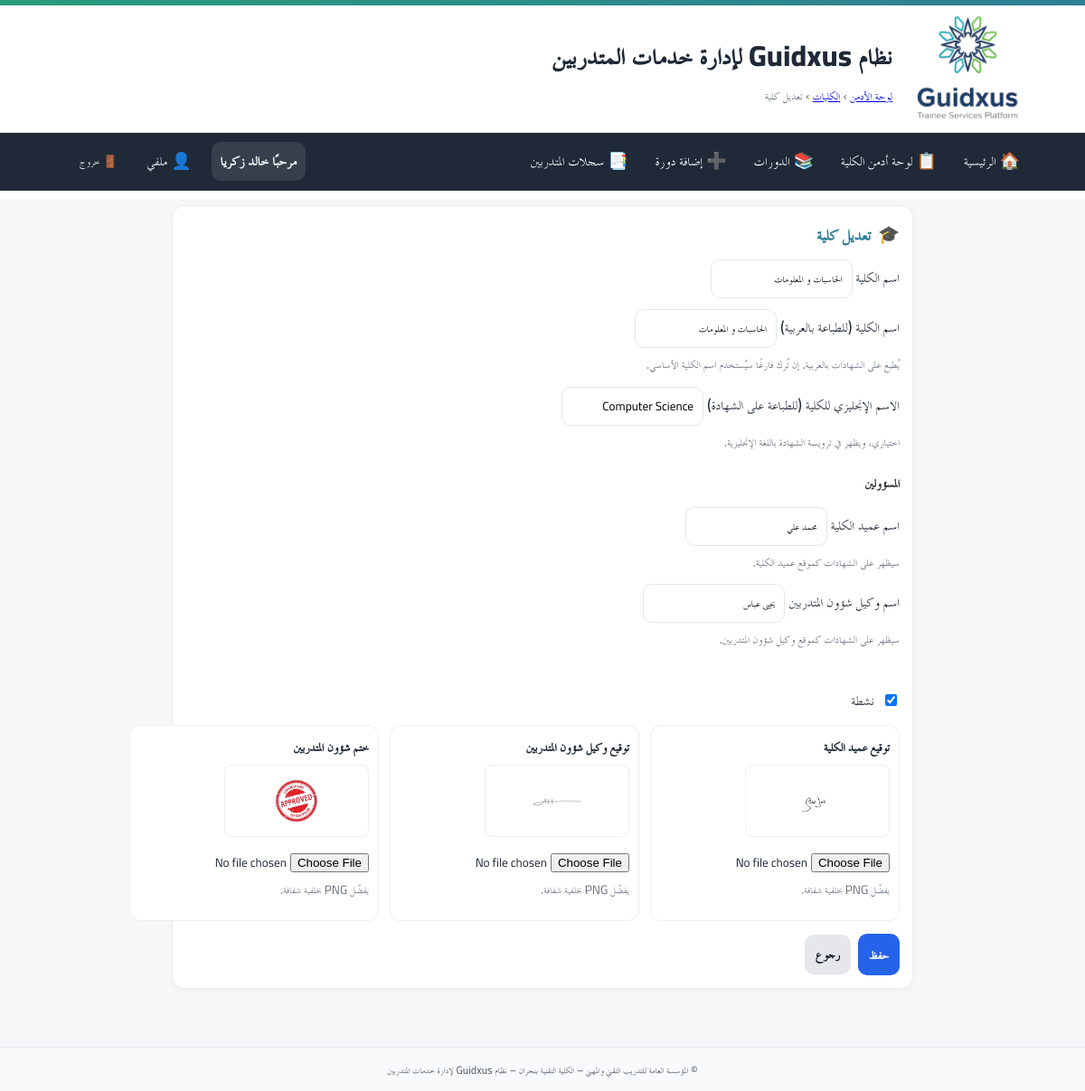
Page /admin/colleges/1/edit (signed in) on the committed database.
### app/models.py (models this page shows)
class User(Base):
    __tablename__ = "users"
    id = Column(Integer, primary_key=True, autoincrement=True)
    full_name = Column(String(255), nullable=False)
    username = Column(String(100), unique=True, nullable=False, index=True)
    password_hash = Column(String(255), nullable=False)
    is_admin = Column(Boolean, default=False, nullable=False)   # سوبر أدمن (صلاحيات كاملة)
    is_college_admin = Column(Boolean, default=False, nullable=False)  # أدمن كلية (صلاحيات في نطاق كلية واحدة)
    college_admin_college = Column(String(255), nullable=True)  # الكلية التي يديرها أدمن الكلية
    is_hod = Column(Boolean, default=False, nullable=False)      # رئيس قسم؟
    is_doc = Column(Boolean, default=False, nullable=False)      # 👈 طبيب الكلية (جديد)
    hod_college = Column(String(255), nullable=True)             # كلية رئيس القسم (إن وُجد)
    is_active = Column(Boolean, default=True, nullable=False)
    must_change_password = Column(Boolean, default=True, nullable=False)  # يجب تغيير كلمة المرور عند أول دخول
    created_at = Column(DateTime, server_default=func.now(), nullable=False)
    updated_at = Column(DateTime, onupdate=func.now())
    headed_departments = relationship(
        "Department",
        back_populates="head_user",
        foreign_keys="Department.head_user_id",
        lazy="selectin",
    )

class College(Base):
    __tablename__ = "colleges"
    id = Column(Integer, primary_key=True, index=True)
    name = Column(String(255), nullable=False)
    name_en = Column(String(255), nullable=True)                 # إنجليزي للطباعة
    name_print_ar = Column(String(255), nullable=True)           # عربي للطباعة (جديد)
    dean_name = Column(String(255), nullable=True)
    vp_students_name = Column(String(255), nullable=True)
    vp_trainers_name = Column(String(255), nullable=True)
    dean_sign_path = Column(Text, nullable=True)
    vp_students_sign_path = Column(Text, nullable=True)
    students_affairs_stamp_path = Column(Text, nullable=True)
    is_active = Column(Boolean, nullable=False, default=False)
    created_at = Column(DateTime, server_default=func.now(), nullable=False)
    updated_at = Column(DateTime, server_default=func.now(), onupdate=func.now(), nullable=False)

### app/routers/admin_colleges.py (the view)
@router.get("/{cid}/edit")
def college_edit_form(
    cid: int,
    request: Request,
    admin=Depends(require_admin),
    db: Session = Depends(get_db),
):
    item = db.get(College, cid)
    if not item:
        raise HTTPException(status_code=404, detail="الكلية غير موجودة")
    cu = get_current_user(request, db)
    if cu and cu.is_college_admin and cu.college_admin_college and normalize(item.name) != normalize(cu.college_admin_college):
        raise HTTPException(status_code=status.HTTP_403_FORBIDDEN, detail="صلاحية التعديل مقتصرة على كليتك")
    return templates.TemplateResponse(
        "admin/college_form.html",
        {"request": request, "mode": "edit", "item": item, "preset_name": "", "error": None},
    )

### app/templates/admin/college_form.html (shortened to what this page needs)
{% extends "base.html" %}
{% block breadcrumb %}
  <a href="/admin/">لوحة الأدمن</a> › <a href="/admin/colleges">الكليات</a> ›
  <span>{{ 'كلية جديدة' if mode=='create' else 'تعديل كلية' }}</span>
{% endblock %}
{% block content %}
<div class="card form-card">
  <div class="card-head">
    <div class="card-icon">🎓</div>
    <h3>{{ 'إنشاء كلية' if mode=='create' else 'تعديل كلية' }}</h3>
  </div>
  <form method="post" id="collegeForm" enctype="multipart/form-data">
    <div class="field">
      <label>اسم الكلية
        <input type="text" name="name" id="f_name" required value="{{ item.name if item else (preset_name or '') }}">
      </label>
    </div>
    <div class="field">
      <label>اسم الكلية (للطباعة بالعربية)
        <input type="text" name="name_print_ar" id="f_name_print_ar" value="{{ item.name_print_ar if item and item.name_print_ar else '' }}" placeholder="مثال: الكلية التقنية بنجران">
      </label>
      <div class="hint">يُطبع على الشهادات بالعربية. إن تُرك فارغًا سيُستخدم اسم الكلية الأساسي.</div>
    </div>
    <div class="field">
      <label>الاسم الإنجليزي للكلية (للطباعة على الشهادة)
        <input type="text" name="name_en" id="f_name_en" value="{{ item.name_en if item and item.name_en else '' }}" placeholder="مثال: Technical College in Najran">
      </label>
      <div class="hint">اختياري، ويظهر في ترويسة الشهادة باللغة الإنجليزية.</div>
    </div>
    <h4 style="margin-top: 20px; margin-bottom: 12px; font-size: 1rem; color: #333;">المسؤولين</h4>
    <div class="field">
      <label>اسم عميد الكلية
        <input type="text" name="dean_name" id="f_dean" value="{{ item.dean_name if item and item.dean_name else '' }}" placeholder="مثال: أ.د. محمد علي">
      </label>
      <div class="hint">سيظهر على الشهادات كموقع عميد الكلية.</div>
    </div>
    <div class="field">
      <label>اسم وكيل شؤون المتدربين
        <input type="text" name="vp_students_name" id="f_vps" value="{{ item.vp_students_name if item and item.vp_students_name else '' }}" placeholder="مثال: أ.د. فاطمة محمود">
      </label>
      <div class="hint">سيظهر على الشهادات كموقع وكيل شؤون المتدربين.</div>
    </div>
    <div class="row">
      <div class="field">
        <label class="actions" style="margin-top:28px;">
          <input type="checkbox" name="is_active" id="f_active" {% if item and item.is_active %}checked{% endif %}>
          <span>نشطة</span>
        </label>
      </div>
    </div>
    <div class="uploads-grid">
      <div class="box">
        <h4>توقيع عميد الكلية</h4>
        {% if item and item.dean_sign_path %}
          <img class="thumb" src="{{ item.dean_sign_path }}" alt="Dean Signature">
        {% else %}
          <div class="upload-note">لا يوجد ملف محفوظ</div>
        {% endif %}
        <div class="field" style="margin-top:6px;">
          <input type="file" name="dean_sign" accept=".png,.jpg,.jpeg,.webp">
          <div class="upload-note">يفضّل PNG بخلفية شفافة.</div>
        </div>
      </div>
      <div class="box">
        <h4>توقيع وكيل شؤون المتدربين</h4>
        {% if item and item.vp_students_sign_path %}
          <img class="thumb" src="{{ item.vp_students_sign_path }}" alt="VP Students Signature">
        {% else %}
          <div class="upload-note">لا يوجد ملف محفوظ</div>
        {% endif %}
        <div class="field" style="margin-top:6px;">
          <input type="file" name="vp_students_sign" accept=".png,.jpg,.jpeg,.webp">
          <div class="upload-note">يفضّل PNG بخلفية شفافة.</div>
        </div>
      </div>
      <div class="box">
        <h4>ختم شؤون المتدربين</h4>
        {% if item and item.students_affairs_stamp_path %}
          <img class="thumb" src="{{ item.students_affairs_stamp_path }}" alt="Students Affairs Stamp">
        {% else %}
          <div class="upload-note">لا يوجد ملف محفوظ</div>
        {% endif %}
        <div class="field" style="margin-top:6px;">
          <input type="file" name="students_affairs_stamp" accept=".png,.jpg,.jpeg,.webp">
          <div class="upload-note">يفضّل PNG بخلفية شفافة.</div>
        </div>
      </div>
    </div>
    <div class="actions" style="margin-top:14px;">
      <button class="btn btn-primary" type="submit">حفظ</button>
      <a class="btn btn-secondary" href="/admin/colleges">رجوع</a>
    </div>
  </form>
</div>
{% endblock %}

### app/templates/base.html (shortened to what this page needs)
<!doctype html>
<html lang="ar" dir="rtl">
<head>
  <link rel="stylesheet" href="/static/css/app.css">
  <link rel="stylesheet" href="/static/css/custom.css">
</head>
<body>
  <header class="site-header">
    <div class="topband"></div>
    <div class="header-inner">
      {% if ui_logo_url %}
        <img src="{{ ui_logo_url }}" alt="{{ app_name or 'Logo' }}" class="logo">
      {% else %}
        <img src="/static/images/favicon.ico" alt="{{ app_name or 'Logo' }}" class="logo">
      {% endif %}
      <div class="titles">
        <h1 class="site-title">نظام Guidxus لإدارة خدمات المتدربين</h1>
        <div class="breadcrumb">{% block breadcrumb %}{% endblock %}</div>
      </div>
    </div>
  </header>
  <nav class="main-nav">
    <div class="nav-inner">
      <a href="/">🏠 الرئيسية</a>
      {% set cu = request.session.get('user') %}
      {% set display_name = (cu.get('full_name') if cu and cu.get('full_name') else (cu.get('username') if cu and cu.get('username') else 'مستخدم')) %}
      {% if cu %}
        {% if cu.get('is_college_admin') %}
          <a href="/admin/">📋 لوحة أدمن الكلية</a>
          <a href="/hod/courses">📚 الدورات</a>
          <a href="/hod/courses/new">➕ إضافة دورة</a>
          <a href="/hod/skills-record">📑 سجلات المتدربين</a>
        {% endif %}
        <div class="navbar-right">
          <span class="greeting">مرحبًا {{ display_name }}</span>
          <a href="/profile/" class="btn-link" title="ملفي الشخصي">👤 ملفي</a>
          <form method="post" action="/auth/logout" style="margin:0;">
            <button class="btn-link btn-logout" title="تسجيل الخروج">🚪 خروج</button>
          </form>
        </div>
      {% else %}
        <div class="nav-spacer"></div>
        <a href="/auth/login">🔐 تسجيل الدخول</a>
      {% endif %}
    </div>
  </nav>
  <main class="container">
    {% block content %}{% endblock %}
  </main>
  <footer class="site-footer">
    <div class="container">
      <small>
        {{ ui_footer or "© المؤسسة العامة للتدريب التقني والمهني – الكلية التقنية بنجران – نظام Guidxus لإدارة خدمات المتدربين" }}
      </small>
    </div>
  </footer>
</body>
</html>

### app/static/css/app.css (style rules this page uses)
:root { --tvtc-green-1:#7EC6A4; --tvtc-green-2:#289D7B; --tvtc-blue-1:#6BB6C8; --tvtc-blue-2:#2F7E96; --tvtc-gray-1:#F5F7F8; --tvtc-gray-2:#E5E7EA; --tvtc-gray-3:#6B7280; --tvtc-black:#1F2937; --tvtc-ivory:#FAFAF7; }
* { box-sizing:border-box; font-family:"Cairo","TraditionalArabicCustom","MajallaCustom","Noto Kufi Arabic","Segoe UI",Arial,sans-serif; }
body { margin:0; background:linear-gradient(180deg,var(--tvtc-ivory),#fff 220px,var(--tvtc-gray-1) 221px); color:var(--tvtc-black); font-size:18px; line-height:1.7; }
.container { max-width:1100px; margin-inline:auto; padding:16px; }
.site-header { background:#fff; border-bottom:1px solid var(--tvtc-gray-2); }
.header-inner { display:flex; align-items:center; gap:16px; padding-block:12px; }
.logo { height:56px; width:auto; filter: drop-shadow(0 1px 0 rgba(0,0,0,.05)); }
.site-title { margin:0; color:var(--tvtc-blue-2); font-weight:700; letter-spacing:.3px; }
.breadcrumb { color:var(--tvtc-gray-3); font-size:.9rem; }
.topband { height:6px; background:linear-gradient(90deg,var(--tvtc-green-2),var(--tvtc-blue-2)); }
.site-footer { margin-top:40px; background:#fff; border-top:1px solid var(--tvtc-gray-2); padding:16px; color:var(--tvtc-gray-3); text-align:center; }
.card { background:#fff; border:1px solid var(--tvtc-gray-2); border-radius:12px; padding:16px; margin-block:12px; box-shadow:0 2px 6px rgba(0,0,0,.04); }
.card-head { display:flex; align-items:center; gap:10px; margin-bottom:8px; }
.card-head h3 { margin:0; font-weight:800; color:var(--tvtc-blue-2); }
.card-icon { font-size:1.1rem; opacity:.9; }
.actions { display:flex; gap:12px; justify-content:flex-start; margin-top:16px; }
.btn { display:inline-block; padding:12px 18px; border-radius:10px; border:1px solid transparent; text-decoration:none; font-weight:800; font-size:1rem; cursor:pointer; }
.btn-primary { background:var(--tvtc-blue-2); color:#fff; }
.btn-secondary { background:#fff; color:var(--tvtc-blue-2); border-color:var(--tvtc-blue-2); }
.main-nav { background: #1f2937; color: #fff; border-bottom: 1px solid rgba(255,255,255,.06); }
.main-nav .nav-inner { display: flex; gap: 10px; align-items: center; padding: 10px 12px; max-width: 1100px; margin: 0 auto; }
.main-nav a { color:#fff; text-decoration:none; padding:6px 10px; border-radius:8px; }
.main-nav form { margin-inline-start: auto; }
.btn-link { background: transparent; color: #fff; border: 0; cursor: pointer; padding: 6px 10px; border-radius: 8px; }

### app/static/css/custom.css (style rules this page uses)
.nav-inner a { display: inline-flex; align-items: center; gap: 6px; color: #fff; text-decoration: none; padding: 6px 10px; border-radius: 8px; }
.nav-inner .btn-link { display: inline-flex; align-items: center; gap: 6px; background: transparent; color: #fff; border: 0; cursor: pointer; padding: 6px 10px; border-radius: 8px; }
.navbar-right { display: flex; align-items: center; gap: 12px; }
.greeting { font-weight: 700; color: #f0f5f6; background: rgba(255, 255, 255, 0.10); padding: 6px 10px; border-radius: 10px; }
.btn-logout { margin-left: 40px; }
.btn-logout { margin-left: 16px; }
.card { background: #fff; border: 1px solid #eee; border-radius: 14px; padding: 14px; margin-bottom: 12px; }
.card-head { display: flex; align-items: center; gap: 8px; margin-bottom: 10px; }
.card-icon { font-size: 1.2rem; }
.actions { display: flex; gap: 8px; align-items: center; }
.btn { padding: 8px 12px; border-radius: 10px; border: 0; cursor: pointer; }
.btn-primary { background: #2563eb; color: #fff; }
.btn-secondary { background: #e5e7eb; color: #111827; }
.site-footer { background: #f9fafb; padding: 12px 0; text-align: center; font-size: .9rem; color: #4b5563; }

### app/templates/admin/college_form.html (style rules this page uses)
.form-card { max-width: 820px; margin: 0 auto; }
.field { display:flex; flex-direction:column; gap:6px; margin-bottom:12px; }
.field input[type="text"] { padding:8px 10px; border:1px solid #e6e6e6; border-radius:10px; }
.row { display:grid; grid-template-columns: 1fr 1fr; gap:12px; }
.hint { color:#6b7280; font-size:.9rem; }
.thumb { width:160px; height:80px; object-fit:contain; border:1px solid #eee; background:#fff; padding:6px; border-radius:8px; }
.upload-note { font-size:.85rem; color:#6b7280; }
.uploads-grid { display:grid; grid-template-columns: 1fr 1fr 1fr; gap:12px; }
.box { border:1px solid #eee; border-radius:12px; padding:10px; background:#fff; }
.box h4 { margin:0 0 6px; font-size:1rem; }

### rows in the picture
User: full_name "خالد زكريا"
College: name "الحاسبات و المعلومات", name_print_ar "الحاسبات و المعلومات", name_en "Computer Science", dean_name "محمد علي", vp_students_name "يحيى عباس", is_active "☑", dean_sign_path (picture), vp_students_sign_path (picture), students_affairs_stamp_path (picture)

### other values in the picture
{{ 'كلية جديدة' if mode=='create' else 'تعديل كلية' }} "تعديل كلية"
{{ 'إنشاء كلية' if mode=='create' else 'تعديل كلية' }} "تعديل كلية"
